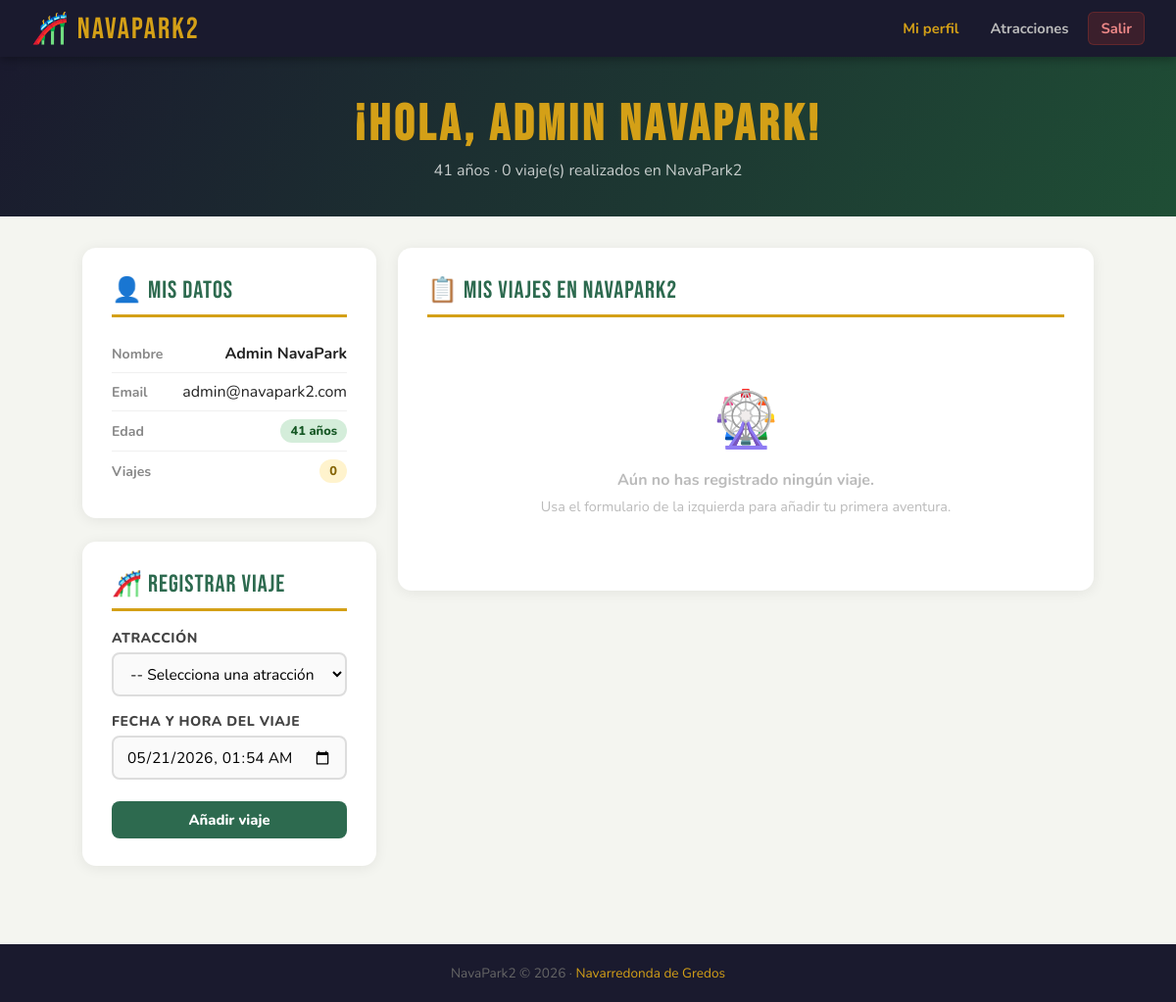
Screenshot of /cliente/perfil.php (signed in) with the database file from the repository.
### tables this page shows
CREATE TABLE usuarios (
  id          INT AUTO_INCREMENT PRIMARY KEY,
  nombre      VARCHAR(100) NOT NULL,
  email       VARCHAR(150) NOT NULL UNIQUE,
  password    VARCHAR(255) NOT NULL,
  fecha_nac   DATE NOT NULL,
  rol         ENUM('cliente','admin') NOT NULL DEFAULT 'cliente',
  created_at  TIMESTAMP DEFAULT CURRENT_TIMESTAMP
);

### includes/auth.php (called while the page is built, shortened)
<?php
function calcularEdad(string $fechaNac): int {
    return (int)(new DateTime())->diff(new DateTime($fechaNac))->y;
}
function h(string $s): string {
    return htmlspecialchars($s, ENT_QUOTES, 'UTF-8');
}

### cliente/perfil.php (the view, shortened to what this page needs)
<?php
require_once '../includes/db.php';
require_once '../includes/auth.php';
$uid = $_SESSION['usuario_id'];
$usr = $pdo->prepare("SELECT * FROM usuarios WHERE id=?");
$usr->execute([$uid]);
$usuario = $usr->fetch();
$edad = calcularEdad($usuario['fecha_nac']);
$viajes = $pdo->prepare("
    SELECT a.nombre AS atraccion, a.tematica, v.hora_viaje, v.edad_viajero
    FROM viajes v
    JOIN atracciones a ON a.id = v.atraccion_id
    WHERE v.usuario_id = ?
    ORDER BY v.hora_viaje DESC
");
$viajes->execute([$uid]);
$historial = $viajes->fetchAll();
?>
<!DOCTYPE html>
<html lang="es">
<head>
  <link rel="stylesheet" href="../css/style.css">
</head>
<body>
<nav>
  <a href="perfil.php" class="logo">🎢 NavaPark2</a>
  <div class="nav-links">
    <a href="perfil.php" class="active">Mi perfil</a>
    <a href="atracciones.php">Atracciones</a>
    <a href="../logout.php" class="btn-salir">Salir</a>
  </div>
</nav>
<div class="hero">
  <h1>¡Hola, <?= h($usuario['nombre']) ?>!</h1>
  <p><?= $edad ?> años · <?= count($historial) ?> viaje(s) realizados en NavaPark2</p>
</div>
<div class="container">
  <div class="perfil-grid">
    <div>
      <div class="card">
        <div class="card-title">👤 Mis datos</div>
        <div class="stat-row">
          <span class="stat-label">Nombre</span>
          <span style="font-weight:700"><?= h($usuario['nombre']) ?></span>
        </div>
        <div class="stat-row">
          <span class="stat-label">Email</span>
          <span><?= h($usuario['email']) ?></span>
        </div>
        <div class="stat-row">
          <span class="stat-label">Edad</span>
          <span class="badge badge-verde"><?= $edad ?> años</span>
        </div>
        <div class="stat-row">
          <span class="stat-label">Viajes</span>
          <span class="badge badge-dorado"><?= count($historial) ?></span>
        </div>
      </div>
      <div class="card">
        <div class="card-title">🎢 Registrar viaje</div>
        <form method="POST">
          <div class="form-group">
            <label>Atracción</label>
            <select name="atraccion_id" required>
              <option value="">-- Selecciona una atracción --</option>
            </select>
          </div>
          <div class="form-group">
            <label>Fecha y hora del viaje</label>
            <input type="datetime-local" name="hora_viaje"
                   value="<?= date('Y-m-d\TH:i') ?>"
                   max="<?= date('Y-m-d\TH:i') ?>" required>
          </div>
          <button class="btn btn-primary btn-block">Añadir viaje</button>
        </form>
      </div>
    </div>
    <div class="card">
      <div class="card-title">📋 Mis viajes en NavaPark2</div>
      <?php if (empty($historial)): ?>
        <div style="text-align:center;padding:48px 0;color:#bbb">
          <div style="font-size:3.5rem">🎡</div>
          <p style="margin-top:12px;font-weight:700">Aún no has registrado ningún viaje.</p>
          <p style="font-size:.9rem;margin-top:6px">Usa el formulario de la izquierda para añadir tu primera aventura.</p>
        </div>
      <?php endif; ?>
    </div>
  </div>
</div>
<footer>NavaPark2 &copy; <?= date('Y') ?> · <span>Navarredonda de Gredos</span></footer>
</body>
</html>

### css/style.css (style rules this page uses)
:root { --verde: #2d6a4f; --verde-cl: #52b788; --dorado: #d4a017; --oscuro: #1a1a2e; --rojo: #c0392b; --gris-bg: #f4f5f0; --blanco: #ffffff; }
*, *::before, *::after { box-sizing: border-box; margin: 0; padding: 0; }
body { font-family: 'Nunito', sans-serif; background: var(--gris-bg); color: #222; min-height: 100vh; }
nav { background: var(--oscuro); padding: 0 32px; height: 58px; display: flex; align-items: center; justify-content: space-between; box-shadow: 0 2px 10px rgba(0,0,0,.35); position: sticky; top: 0; z-index: 100; }
nav .logo { font-family: 'Bebas Neue', cursive; font-size: 1.9rem; color: var(--dorado); letter-spacing: 2px; text-decoration: none; }
nav .nav-links { display: flex; align-items: center; gap: 8px; }
nav .nav-links a { color: #bbb; text-decoration: none; padding: 6px 12px; border-radius: 6px; font-weight: 700; font-size: .92rem; transition: background .15s, color .15s; }
nav .nav-links a.active { color: var(--dorado); }
nav .nav-links .btn-salir { background: rgba(192,57,43,.2); color: #e88; border: 1px solid rgba(192,57,43,.3); }
.hero { background: linear-gradient(120deg, var(--oscuro) 0%, #1f4e35 100%); color: #fff; padding: 44px 32px 36px; text-align: center; }
.hero h1 { font-family: 'Bebas Neue', cursive; font-size: 3.2rem; color: var(--dorado); letter-spacing: 4px; line-height: 1; }
.hero p { margin-top: 10px; font-size: 1rem; opacity: .75; }
.container { max-width: 1080px; margin: 32px auto; padding: 0 24px; }
.card { background: var(--blanco); border-radius: 14px; box-shadow: 0 2px 14px rgba(0,0,0,.07); padding: 28px 30px; margin-bottom: 24px; }
.card-title { font-family: 'Bebas Neue', cursive; font-size: 1.55rem; color: var(--verde); letter-spacing: 1px; border-bottom: 3px solid var(--dorado); padding-bottom: 10px; margin-bottom: 18px; display: flex; align-items: center; gap: 10px; }
.form-group { margin-bottom: 16px; }
.form-group label { display: block; font-weight: 800; font-size: .88rem; color: #444; margin-bottom: 5px; text-transform: uppercase; letter-spacing: .5px; }
.form-group input, .form-group select, .form-group textarea { width: 100%; padding: 9px 13px; border: 2px solid #ddd; border-radius: 8px; font-family: 'Nunito', sans-serif; font-size: .97rem; transition: border-color .2s; background: #fafafa; }
.btn { display: inline-flex; align-items: center; gap: 6px; padding: 9px 20px; border: none; border-radius: 8px; cursor: pointer; font-family: 'Nunito', sans-serif; font-weight: 800; font-size: .92rem; text-decoration: none; transition: transform .1s, opacity .15s; }
.btn-primary { background: var(--verde); color: #fff; }
.btn-block { width: 100%; justify-content: center; margin-top: 6px; }
.badge { display: inline-block; padding: 3px 10px; border-radius: 20px; font-size: .8rem; font-weight: 800; }
.badge-verde { background: #d4edda; color: #155724; }
.badge-dorado { background: #fff3cd; color: #856404; }
.perfil-grid { display: grid; grid-template-columns: 300px 1fr; gap: 22px; align-items: start; }
.stat-row { display: flex; justify-content: space-between; align-items: center; padding: 8px 0; border-bottom: 1px solid #f0f0f0; }
.stat-row:last-child { border-bottom: none; }
.stat-label { font-weight: 700; font-size: .88rem; color: #888; }
footer { background: var(--oscuro); color: #666; text-align: center; padding: 20px; font-size: .85rem; margin-top: 56px; }
footer span { color: var(--dorado); }

### rows the page displays
usuarios: nombre "Admin NavaPark", fecha_nac "41", email "admin@navapark2.com"

### other values shown
count($historial) "0"
